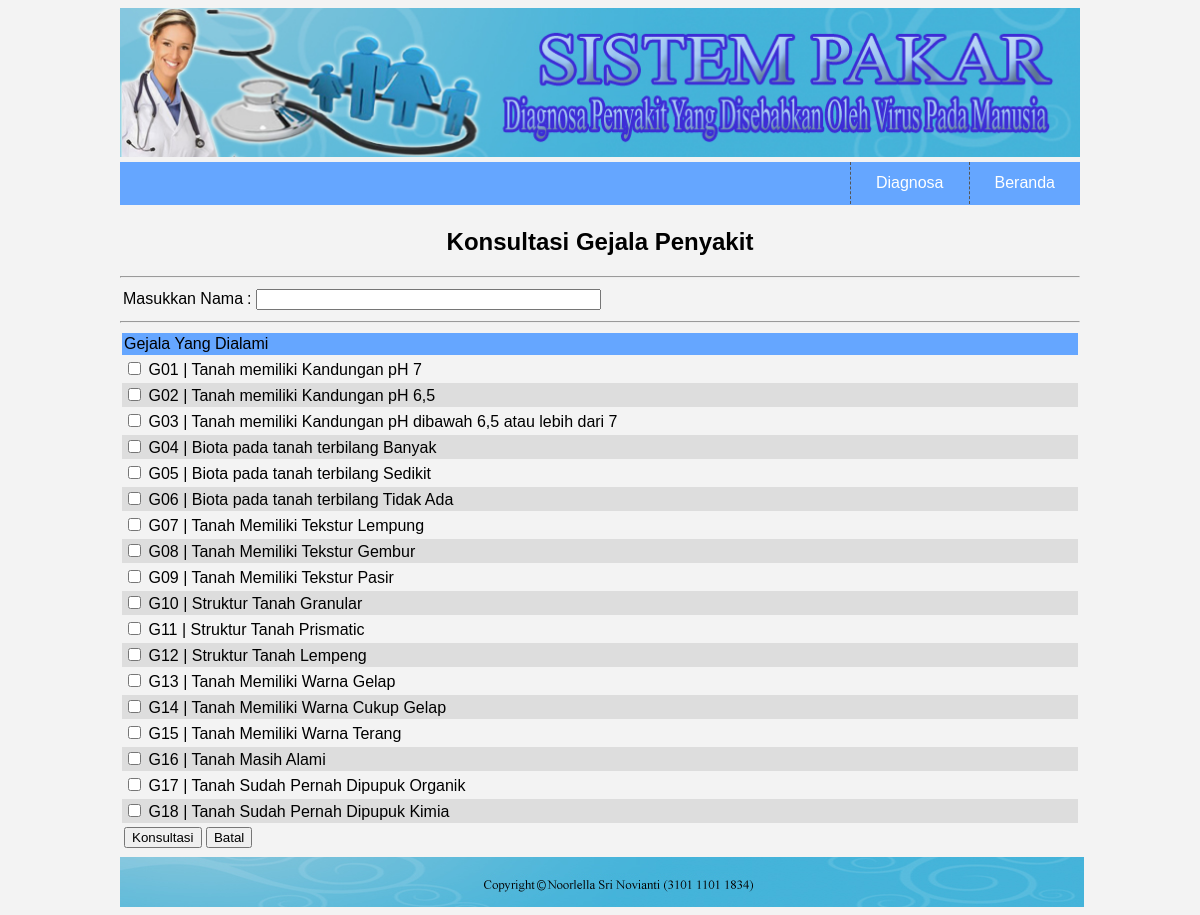
Screenshot of /?open=konsultasi_gejala_penyakit with the database file from the repository.
### tables this page shows
CREATE TABLE `tblgejala` (
  `kd_gejala` varchar(7) NOT NULL,
  `nm_gejala` varchar(80) NOT NULL
);

### konsultasi_pilih_gejala.php (the view, shortened to what this page needs)
<center><h2> Konsultasi Gejala Penyakit</h2></center><hr>
<form action="<?php $_SERVER['PHP_SELF'];?>" method="post">
  <table>
  	  <tr>
  	  	 <td>Masukkan Nama </td>
  	  	 <td>:</td>
  	  	 <td><input type="text" name="nama" size="40" maxlength="25" autofocus></td>
  	  </tr>
  </table>
  <hr>
  <table border="0" cellspacing="2" cellpadding="2" width="100%">
     <tr>
     	<td colspan="3" bgcolor="#65a6ff"> Gejala Yang Dialami </td>
     </tr>
     <?php
       include "lib/koneksi.php";
       $query_gejala = mysqli_query($konek, "select * from tblgejala order by kd_gejala asc ");
       $no=1;
       while ($hasilquery=mysqli_fetch_array($query_gejala)) {
       	if ($no%2==1) {$warna='';} else {$warna='#DDDDDD';}
        echo "<tr bgcolor='$warna'>";
        echo "<td colspan='2'> <input type='checkbox' name='daftargejala[]' value='$hasilquery[kd_gejala]'> $hasilquery[kd_gejala] | $hasilquery[nm_gejala]</td>";
        echo "</tr>";
       $no++;
       }
      ?>
  <tr>
  	<td><input type="submit" name="btnkonsul" value="Konsultasi">&nbsp;<input type="reset" name="btnreset" value="Batal"></td>
  </tr>
  </table>
</form>

### pages_user/header.php (shortened to what this page needs)
<!DOCTYPE html>
<html>
  <head>
  	  <link rel="stylesheet" href="css/desig1.css">
  </head>
  <body>
  	 <div id="wrapper">
  	    <div id="header">
  	      <img src="gambar/header.jpg" alt="Gagal Memuat Gambar" />
  	      <div id="tampil_menu2">
             <ul>
                <li> <a href="?open=Halaman-Utama" title="Halaman Utama" /> Beranda</a></li>
                <li> <a href="?open=konsultasi_gejala_penyakit" title="Konsultasi" /> Diagnosa</a></li>
             </ul>
  	      </div>
  	    </div>

### index.php
<?php
  include ("pages_user/header.php");
?>
  <div id="isi_user">
    <?php include  "bk_file.php"; ?>
  </div>
<?php
 include ("pages_user/footer.php");
?>

### bk_file.php (shortened to what this page needs)
<?php
if($_GET) {
  switch($_GET['open']){
    case 'konsultasi_gejala_penyakit' :
      include "konsultasi_pilih_gejala.php"; break;
  }
}
else {
  if(!file_exists ("public/beranda.php")) die ("File program tidak ditemukan !");
  include "public/beranda.php";
}
?>

### pages_user/footer.php
  	    <div id="footer">
  	      <img src="gambar/batis.jpg" alt="Gagal Memuat Gambar">
  	    </div>
  	 </div>
  </body>
</html>

### css/desig1.css (style rules this page uses)
* { font-family: Arial, tahoma, sans-serif; }
body { background-color: #f3f3f3; }
#wrapper { width: 960px; margin: 0 auto; }
#header { width: 100%; height: 200px; margin-bottom: 5px; }
#header img { width: 100%; }
#tampil_menu2 { margin-top: -15px; margin-bottom: 1px; padding-left: -20px; width: 100%; height: 43px; background-color: #65a6ff; }
#tampil_menu2 li { list-style-type: none; float: right; padding: 12px 25px; border-left:1px dashed #555555; }
#tampil_menu2 li a { text-decoration: none; color:#FFFFFF; }
#isi_user { width: 100%; height: 100%; margin-bottom: 5px; }
#footer { width: 100%; height: 50px; }

### rows the page displays
tblgejala: kd_gejala "G01", nm_gejala "Tanah memiliki Kandungan pH 7"
tblgejala: kd_gejala "G02", nm_gejala "Tanah memiliki Kandungan pH 6,5"
tblgejala: kd_gejala "G03", nm_gejala "Tanah memiliki Kandungan pH dibawah 6,5 atau lebih dari 7"
tblgejala: kd_gejala "G04", nm_gejala "Biota pada tanah terbilang Banyak"
tblgejala: kd_gejala "G05", nm_gejala "Biota pada tanah terbilang Sedikit"
tblgejala: kd_gejala "G06", nm_gejala "Biota pada tanah terbilang Tidak Ada"
tblgejala: kd_gejala "G07", nm_gejala "Tanah Memiliki Tekstur Lempung"
tblgejala: kd_gejala "G08", nm_gejala "Tanah Memiliki Tekstur Gembur"
tblgejala: kd_gejala "G09", nm_gejala "Tanah Memiliki Tekstur Pasir"
tblgejala: kd_gejala "G10", nm_gejala "Struktur Tanah Granular"
tblgejala: kd_gejala "G11", nm_gejala "Struktur Tanah Prismatic"
tblgejala: kd_gejala "G12", nm_gejala "Struktur Tanah Lempeng"
tblgejala: kd_gejala "G13", nm_gejala "Tanah Memiliki Warna Gelap"
tblgejala: kd_gejala "G14", nm_gejala "Tanah Memiliki Warna Cukup Gelap"
tblgejala: kd_gejala "G15", nm_gejala "Tanah Memiliki Warna Terang"
tblgejala: kd_gejala "G16", nm_gejala "Tanah Masih Alami"
tblgejala: kd_gejala "G17", nm_gejala "Tanah Sudah Pernah Dipupuk Organik"
tblgejala: kd_gejala "G18", nm_gejala "Tanah Sudah Pernah Dipupuk Kimia"
